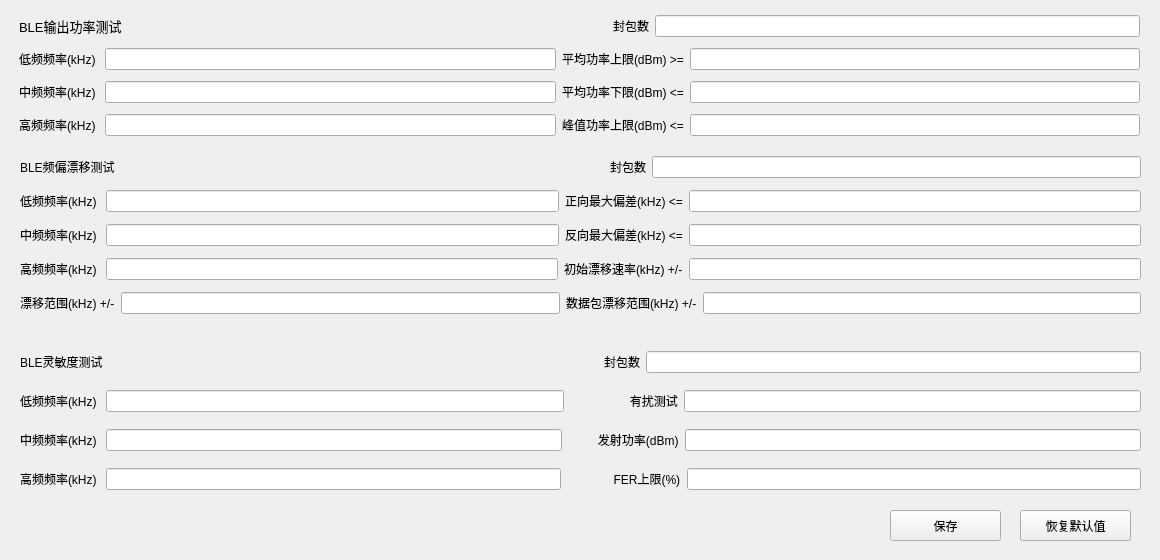
                            <widget class="QWidget" name="scrollAreaWidgetContents">
                             <property name="geometry">
                              <rect>
                               <x>0</x>
                               <y>0</y>
                               <width>1160</width>
                               <height>560</height>
                              </rect>
                             </property>
                             <widget class="QWidget" name="verticalLayoutWidget">
                              <property name="geometry">
                               <rect>
                                <x>19</x>
                                <y>10</y>
                                <width>1121</width>
                                <height>131</height>
                               </rect>
                              </property>
                              <layout class="QVBoxLayout" name="verticalLayout_22">
                               <item>
                                <layout class="QHBoxLayout" name="horizontalLayout_13">
                                 <item>
                                  <widget class="QLabel" name="label_12">
                                   <property name="font">
                                    <font>
                                     <family>Segoe UI</family>
                                     <pointsize>10</pointsize>
                                     <italic>false</italic>
                                     <bold>false</bold>
                                    </font>
                                   </property>
                                   <property name="text">
                                    <string>BLE输出功率测试</string>
                                   </property>
                                  </widget>
                                 </item>
                                 <item>
                                  <spacer name="horizontalSpacer_4">
                                   <property name="orientation">
                                    <enum>Qt::Horizontal</enum>
                                   </property>
                                   <property name="sizeHint" stdset="0">
                                    <size>
                                     <width>40</width>
                                     <height>20</height>
                                    </size>
                                   </property>
                                  </spacer>
                                 </item>
                                 <item>
                                  <widget class="QLabel" name="label_11">
                                   <property name="text">
                                    <string>封包数</string>
                                   </property>
                                  </widget>
                                 </item>
                                 <item>
                                  <widget class="QLineEdit" name="leop_packet_cnt_le"/>
                                 </item>
                                </layout>
                               </item>
                               <item>
                                <layout class="QHBoxLayout" name="horizontalLayout_16">
                                 <item>
                                  <widget class="QLabel" name="label_14">
                                   <property name="text">
                                    <string>低频频率(kHz) </string>
                                   </property>
                                  </widget>
                                 </item>
                                 <item>
                                  <widget class="QLineEdit" name="leop_freq_l_le"/>
                                 </item>
                                 <item>
                                  <widget class="QLabel" name="label_15">
                                   <property name="text">
                                    <string>平均功率上限(dBm) &gt;=</string>
                                   </property>
                                  </widget>
                                 </item>
                                 <item>
                                  <widget class="QLineEdit" name="leop_avg_ucl_le"/>
                                 </item>
                                </layout>
                               </item>
                               <item>
                                <layout class="QHBoxLayout" name="horizontalLayout_17">
                                 <item>
                                  <widget class="QLabel" name="label_16">
                                   <property name="text">
                                    <string>中频频率(kHz) </string>
                                   </property>
                                  </widget>
                                 </item>
                                 <item>
                                  <widget class="QLineEdit" name="leop_freq_m_le"/>
                                 </item>
                                 <item>
                                  <widget class="QLabel" name="label_17">
                                   <property name="text">
                                    <string>平均功率下限(dBm) &lt;=</string>
                                   </property>
                                  </widget>
                                 </item>
                                 <item>
                                  <widget class="QLineEdit" name="leop_avg_lcl_le"/>
                                 </item>
                                </layout>
                               </item>
                               <item>
                                <layout class="QHBoxLayout" name="horizontalLayout_18">
                                 <item>
                                  <widget class="QLabel" name="label_18">
                                   <property name="text">
                                    <string>高频频率(kHz) </string>
                                   </property>
                                  </widget>
                                 </item>
                                 <item>
                                  <widget class="QLineEdit" name="leop_freq_h"/>
                                 </item>
                                 <item>
                                  <widget class="QLabel" name="label_19">
                                   <property name="text">
                                    <string>峰值功率上限(dBm) &lt;=</string>
                                   </property>
                                  </widget>
                                 </item>
                                 <item>
                                  <widget class="QLineEdit" name="leop_peak_ucl_le"/>
                                 </item>
                                </layout>
                               </item>
                              </layout>
                             </widget>
                             <widget class="QWidget" name="verticalLayoutWidget_2">
                              <property name="geometry">
                               <rect>
                                <x>20</x>
                                <y>150</y>
                                <width>1121</width>
                                <height>175</height>
                               </rect>
                              </property>
                              <layout class="QVBoxLayout" name="verticalLayout_24">
                               <item>
                                <layout class="QHBoxLayout" name="horizontalLayout_23">
                                 <item>
                                  <widget class="QLabel" name="label_29">
                                   <property name="text">
                                    <string>BLE频偏漂移测试</string>
                                   </property>
                                  </widget>
                                 </item>
                                 <item>
                                  <spacer name="horizontalSpacer_3">
                                   <property name="orientation">
                                    <enum>Qt::Horizontal</enum>
                                   </property>
                                   <property name="sizeHint" stdset="0">
                                    <size>
                                     <width>40</width>
                                     <height>20</height>
                                    </size>
                                   </property>
                                  </spacer>
                                 </item>
                                 <item>
                                  <widget class="QLabel" name="label_13">
                                   <property name="text">
                                    <string>封包数</string>
                                   </property>
                                  </widget>
                                 </item>
                                 <item>
                                  <widget class="QLineEdit" name="leicd_packet_cnt_le"/>
                                 </item>
                                </layout>
                               </item>
                               <item>
                                <layout class="QHBoxLayout" name="horizontalLayout_24">
                                 <item>
                                  <widget class="QLabel" name="label_30">
                                   <property name="text">
                                    <string>低频频率(kHz) </string>
                                   </property>
                                  </widget>
                                 </item>
                                 <item>
                                  <widget class="QLineEdit" name="leicd_freq_l_le"/>
                                 </item>
                                 <item>
                                  <widget class="QLabel" name="label_31">
                                   <property name="text">
                                    <string>正向最大偏差(kHz) &lt;=</string>
                                   </property>
                                  </widget>
                                 </item>
                                 <item>
                                  <widget class="QLineEdit" name="leice_p_fn_ucl_le"/>
                                 </item>
                                </layout>
                               </item>
                               <item>
                                <layout class="QHBoxLayout" name="horizontalLayout_27">
                                 <item>
                                  <widget class="QLabel" name="label_32">
                                   <property name="text">
                                    <string>中频频率(kHz) </string>
                                   </property>
                                  </widget>
                                 </item>
                                 <item>
                                  <widget class="QLineEdit" name="leicd_freq_m_le"/>
                                 </item>
                                 <item>
                                  <widget class="QLabel" name="label_33">
                                   <property name="text">
                                    <string>反向最大偏差(kHz) &lt;=</string>
                                   </property>
                                  </widget>
                                 </item>
                                 <item>
                                  <widget class="QLineEdit" name="leicd_n_fn_lcl_le"/>
                                 </item>
                                </layout>
                               </item>
                               <item>
                                <layout class="QHBoxLayout" name="horizontalLayout_28">
                                 <item>
                                  <widget class="QLabel" name="label_34">
                                   <property name="text">
                                    <string>高频频率(kHz) </string>
                                   </property>
                                  </widget>
                                 </item>
                                 <item>
                                  <widget class="QLineEdit" name="leicd_freq_h_le"/>
                                 </item>
                                 <item>
                                  <widget class="QLabel" name="label_35">
                                   <property name="text">
                                    <string>初始漂移速率(kHz) +/-</string>
                                   </property>
                                  </widget>
                                 </item>
                                 <item>
                                  <widget class="QLineEdit" name="leicd_drift_rate_le"/>
                                 </item>
                                </layout>
                               </item>
                               <item>
                                <layout class="QHBoxLayout" name="horizontalLayout_31">
                                 <item>
                                  <widget class="QLabel" name="label_36">
                                   <property name="text">
                                    <string>漂移范围(kHz) +/-</string>
                                   </property>
                                  </widget>
                                 </item>
                                 <item>
                                  <widget class="QLineEdit" name="leicd_drift_range_le"/>
                                 </item>
                                 <item>
                                  <widget class="QLabel" name="label_37">
                                   <property name="text">
                                    <string>数据包漂移范围(kHz) +/-</string>
                                   </property>
                                  </widget>
                                 </item>
                                 <item>
                                  <widget class="QLineEdit" name="leicd_packet_drift_rang_le"/>
                                 </item>
                                </layout>
                               </item>
                              </layout>
                             </widget>
                             <widget class="QWidget" name="verticalLayoutWidget_3">
                              <property name="geometry">
                               <rect>
                                <x>20</x>
                                <y>340</y>
                                <width>1121</width>
                                <height>161</height>
                               </rect>
                              </property>
                              <layout class="QVBoxLayout" name="verticalLayout_25">
                               <item>
                                <layout class="QHBoxLayout" name="horizontalLayout_32">
                                 <item>
                                  <widget class="QLabel" name="label_39">
                                   <property name="text">
                                    <string>BLE灵敏度测试</string>
                                   </property>
                                  </widget>
                                 </item>
                                 <item>
                                  <spacer name="horizontalSpacer_2">
                                   <property name="orientation">
                                    <enum>Qt::Horizontal</enum>
                                   </property>
                                   <property name="sizeHint" stdset="0">
                                    <size>
                                     <width>40</width>
                                     <height>20</height>
                                    </size>
                                   </property>
                                  </spacer>
                                 </item>
                                 <item>
                                  <widget class="QLabel" name="label_38">
                                   <property name="text">
                                    <string>封包数</string>
                                   </property>
                                  </widget>
                                 </item>
                                 <item>
                                  <widget class="QLineEdit" name="less_packet_cnt_le"/>
                                 </item>
                                </layout>
                               </item>
                               <item>
                                <layout class="QHBoxLayout" name="horizontalLayout_37">
                                 <item>
                                  <widget class="QLabel" name="label_42">
                                   <property name="text">
                                    <string>低频频率(kHz) </string>
                                   </property>
                                  </widget>
                                 </item>
                                 <item>
                                  <widget class="QLineEdit" name="less_freq_l_le"/>
                                 </item>
                                 <item>
                                  <widget class="QLabel" name="label_43">
                                   <property name="text">
                                    <string>                  有扰测试</string>
                                   </property>
                                  </widget>
                                 </item>
                                 <item>
                                  <widget class="QLineEdit" name="less_IFR_LE"/>
                                 </item>
                                </layout>
                               </item>
                               <item>
                                <layout class="QHBoxLayout" name="horizontalLayout_38">
                                 <item>
                                  <widget class="QLabel" name="label_44">
                                   <property name="text">
                                    <string>中频频率(kHz) </string>
                                   </property>
                                  </widget>
                                 </item>
                                 <item>
                                  <widget class="QLineEdit" name="less_freq_m_le"/>
                                 </item>
                                 <item>
                                  <widget class="QLabel" name="label_45">
                                   <property name="text">
                                    <string>         发射功率(dBm)</string>
                                   </property>
                                  </widget>
                                 </item>
                                 <item>
                                  <widget class="QLineEdit" name="less_op_le"/>
                                 </item>
                                </layout>
                               </item>
                               <item>
                                <layout class="QHBoxLayout" name="horizontalLayout_33">
                                 <item>
                                  <widget class="QLabel" name="label_40">
                                   <property name="text">
                                    <string>高频频率(kHz) </string>
                                   </property>
                                  </widget>
                                 </item>
                                 <item>
                                  <widget class="QLineEdit" name="less_freq_h_le"/>
                                 </item>
                                 <item>
                                  <widget class="QLabel" name="label_41">
                                   <property name="text">
                                    <string>              FER上限(%)</string>
                                   </property>
                                  </widget>
                                 </item>
                                 <item>
                                  <widget class="QLineEdit" name="less_fer_le"/>
                                 </item>
                                </layout>
                               </item>
                              </layout>
                             </widget>
                             <widget class="QPushButton" name="cfg_save_btn">
                              <property name="geometry">
                               <rect>
                                <x>890</x>
                                <y>510</y>
                                <width>111</width>
                                <height>31</height>
                               </rect>
                              </property>
                              <property name="text">
                               <string>保存</string>
                              </property>
                             </widget>
                             <widget class="QPushButton" name="default_btn">
                              <property name="geometry">
                               <rect>
                                <x>1020</x>
                                <y>510</y>
                                <width>111</width>
                                <height>31</height>
                               </rect>
                              </property>
                              <property name="text">
                               <string>恢复默认值</string>
                              </property>
                             </widget>
                            </widget>
